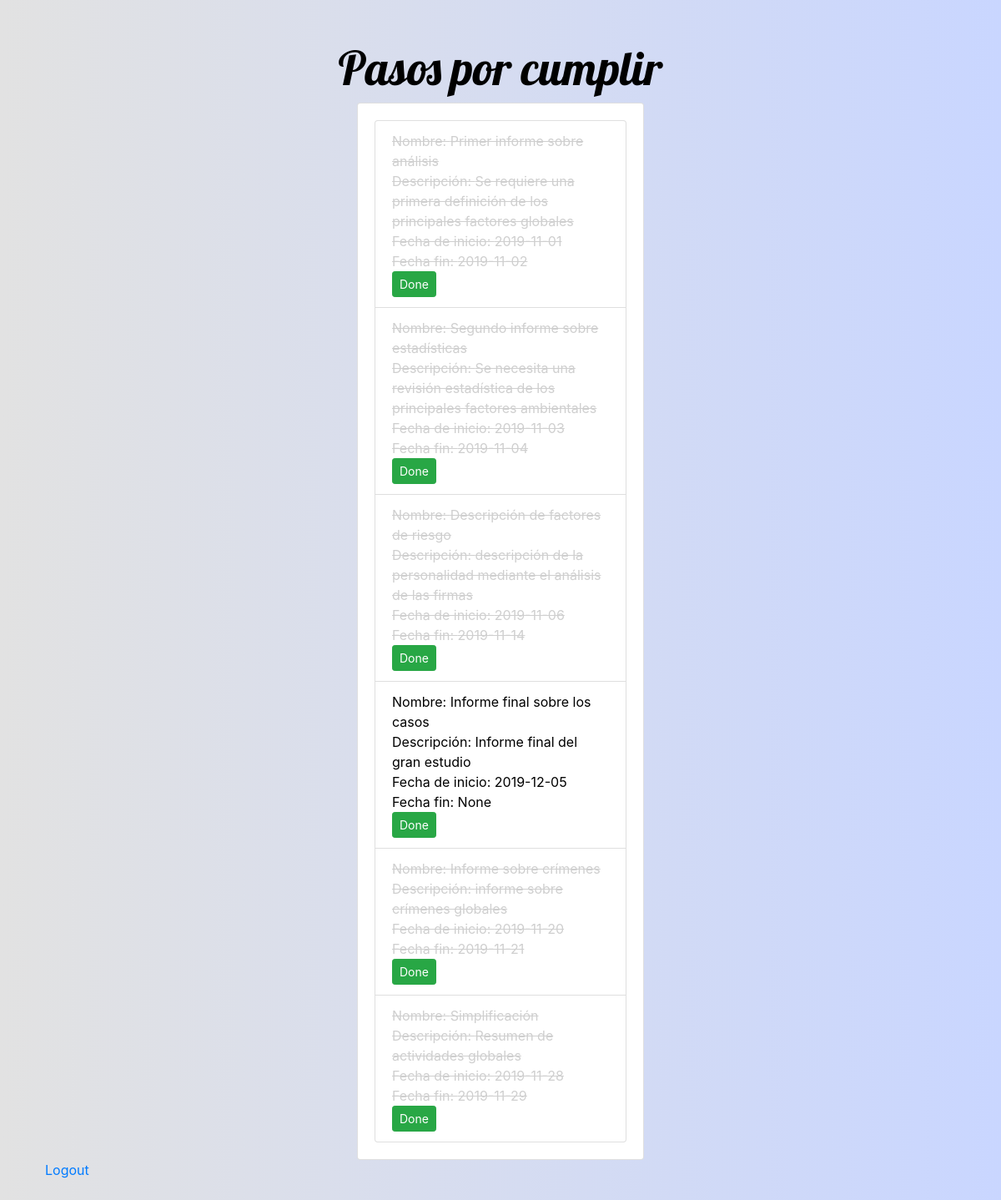
/task/pasos/12 (signed in), run on the app's committed database.
### app.py (models this page shows, shortened)
class Task(db.Model):
	__tablename__='Task'
	id=db.Column(db.Integer, primary_key=True)
	nombre=db.Column(db.String(50),nullable=False)
	descripcion=db.Column(db.String(200), nullable=False)
	fecha_inicio=db.Column(db.Date, nullable=False)
	fecha_fin=db.Column(db.Date)
	estado=db.Column(db.Boolean)
	id_proceso = db.Column(db.Integer, db.ForeignKey('Proceso.id'))
	proceso = relationship("Proceso",backref="Tasks")

### app.py (the view)
@app.route("/task/pasos/<id>",methods=['GET','POST'])
@login_required
def pasos(id):
	tasks=Task.query.filter_by(id_proceso=int(id))
	return render_template('pasos.html', list=tasks)

### app.py (called while the page is built)
@login_manager.user_loader
def load_user(user_id):
	return User.query.get(int(user_id))

### templates/pasos.html (shortened to what this page needs)
<!DOCTYPE html>
<html>
<head>
	<link rel="stylesheet" href="https://stackpath.bootstrapcdn.com/bootstrap/4.3.1/css/bootstrap.min.css">
	<link rel="stylesheet" type="text/css" href="{{url_for('static',filename='main.css')}}">
</head>
<body class="container p-4">
	<h1 class="display-4 text-center title mt-4">Pasos por cumplir</h1>
	<div class="row">
		<div class="col-md-4 offset-md-4 my-auto">
			<div class="card">
				<div class="card-body">
					<ul class="list-group">
						{% for task in list %}
							<li class="list-group-item">
								<span class="{% if task.estado %} done {% endif %}">Nombre: {{task.nombre}}</span>
								<br>
								<span class="{% if task.estado %} done {% endif %}">Descripción: {{task.descripcion}}</span>
								<br>
								<span class="{% if task.estado %} done {% endif %}">Fecha de inicio: {{task.fecha_inicio}}</span>
								<br>
								<span class="{% if task.estado %} done {% endif %}">Fecha fin: {{task.fecha_fin}}</span>
								<br>
								<a href="/done/{{task.id}}" class="btn btn-success btn-sm">Done</a>
							</li>
						{% endfor %}
					</ul>
				</div>
			</div>
		</div>
	</div>
	<a href="/logout">Logout</a>
</body>
</html>

### static/main.css (style rules this page uses)
body { background: #C9D6FF; background: -webkit-linear-gradient(to right, #E2E2E2, #C9D6FF); background: linear-gradient(to right, #E2E2E2, #C9D6FF); color: #000 }
.title { font-family: 'Lobster', cursive; }
.done { text-decoration: line-through; color: #cfcfcf; }
.row { flex-wrap: nowrap; }

### data on the page
Task: nombre "Primer informe sobre análisis", descripcion "Se requiere una primera definición de los principales factores globales", fecha_inicio "2019-11-01", fecha_fin "2019-11-02"
Task: nombre "Segundo informe sobre estadísticas", descripcion "Se necesita una revisión estadística de los principales factores ambientales", fecha_inicio "2019-11-03", fecha_fin "2019-11-04"
Task: nombre "Descripción de factores de riesgo", descripcion "descripción de la personalidad mediante el análisis de las firmas", fecha_inicio "2019-11-06", fecha_fin "2019-11-14"
Task: nombre "Informe final sobre los casos", descripcion "Informe final del gran estudio", fecha_inicio "2019-12-05", fecha_fin "None"
Task: nombre "Informe sobre crímenes", descripcion "informe sobre crímenes globales", fecha_inicio "2019-11-20", fecha_fin "2019-11-21"
Task: nombre "Simplificación", descripcion "Resumen de actividades globales", fecha_inicio "2019-11-28", fecha_fin "2019-11-29"
